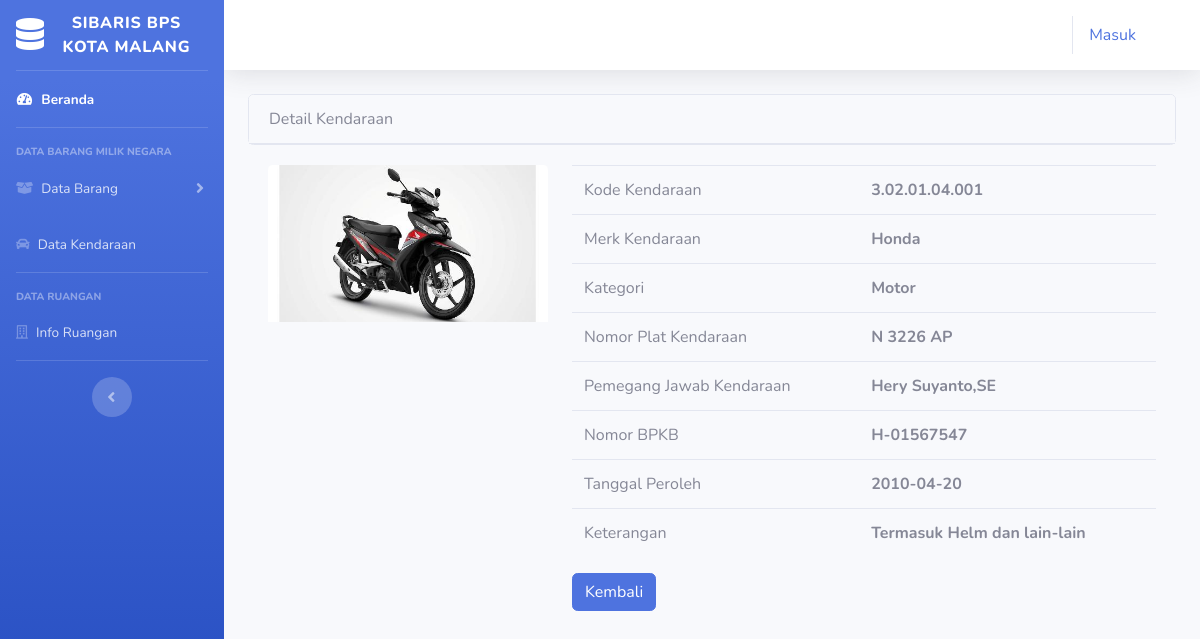
/index.php/Kendaraan/detail_kendaraan/11, run on the app's committed database.
### tables this page shows
CREATE TABLE `tb_kendaraan` (
  `id_kendaraan` int(11) NOT NULL,
  `kode_kendaraan` varchar(20) NOT NULL,
  `merk_kendaraan` varchar(50) NOT NULL,
  `tipe_kendaraan` varchar(50) NOT NULL,
  `kategori_kendaraan` varchar(15) NOT NULL,
  `nopol` varchar(20) NOT NULL,
  `pj_kendaraan` varchar(50) NOT NULL,
  `no_bpkb` varchar(25) NOT NULL,
  `tanggal_peroleh` date NOT NULL,
  `foto` varchar(100) NOT NULL,
  `keterangan` varchar(100) NOT NULL,
  `created` datetime NOT NULL DEFAULT CURRENT_TIMESTAMP,
  `modified` datetime DEFAULT NULL ON UPDATE CURRENT_TIMESTAMP
);

### application/controllers/Kendaraan.php (called while the page is built, shortened)
<?php
class Kendaraan extends CI_Controller {
    public function detail_kendaraan($id_kendaraan)
    {
        $data['kendaraan'] = $this->Model_kendaraan->detail_kendaraan($id_kendaraan);
        $this->load->view('templates/header');
        $this->load->view('templates/sidebar');
        $this->load->view('Detail_kendaraan', $data);
        $this->load->view('templates/footer');
    }
}
?>

### index.php (called while the page is built, shortened)
<?php
require_once BASEPATH.'core/CodeIgniter.php';

### application/models/Model_kendaraan.php (called while the page is built, shortened)
<?php
class Model_kendaraan extends CI_Model {
    public function detail_kendaraan($id_kendaraan)
    {
        $result =$this->db->where('id_kendaraan', $id_kendaraan)->get('tb_kendaraan');
        if($result->num_rows() > 0){
            return $result->result();
        } else{
            return false;
        }
    }
}
?>

### application/views/Detail_kendaraan.php (the view)
<div class="container-fluid">
    <div class="card">
    <div class="card-header">Detail Kendaraan</div>
    </div>
    <div class="card-body">
    <?php foreach($kendaraan as $kn): ?>
        <div class="row">
            <div class="col-md-4">
                <img src="<?php echo base_url().'/uploads/'.$kn->foto ?>" class="card-img-top">
            </div>
            <div class="col-md-8">
                <table class="table">
                    <tr>
                        <td>Kode Kendaraan</td>
                        <td><strong><?php echo $kn->kode_kendaraan ?></strong></td>
                    </tr>
                    <tr>
                        <td>Merk Kendaraan</td>
                        <td><strong><?php echo $kn->merk_kendaraan ?></strong></td>
                    </tr>
                    <tr>
                        <td>Kategori</td>
                        <td><strong><?php echo $kn->kategori_kendaraan ?></strong></td>
                    </tr>
                    <tr>
                        <td>Nomor Plat Kendaraan</td>
                        <td><strong><?php echo $kn->nopol ?></strong></td>
                    </tr>
                    <tr>
                        <td>Pemegang Jawab Kendaraan</td>
                        <td><strong><?php echo $kn->pj_kendaraan ?></strong></td>
                    </tr>
                    <tr>
                        <td>Nomor BPKB</td>
                        <td><strong><?php echo $kn->no_bpkb ?></strong></td>
                    </tr>
                    <tr>
                        <td>Tanggal Peroleh</td>
                        <td><strong><?php echo $kn->tanggal_peroleh ?></strong></td>
                    </tr>
                    <tr>
                        <td>Keterangan</td>
                        <td><strong><?php echo $kn->keterangan ?></strong></td>
                    </tr>
                </table>
                <a href="<?= base_url(); ?>Kendaraan" class="btn btn-primary">Kembali</a>
            </div>
        </div>
        <?php endforeach; ?>
    </div>
    </div>
</div>

### data on the page
tb_kendaraan: foto (picture), kode_kendaraan "3.02.01.04.001", merk_kendaraan "Honda", kategori_kendaraan "Motor", nopol "N 3226 AP", pj_kendaraan "Hery Suyanto,SE", no_bpkb "H-01567547", tanggal_peroleh "2010-04-20", keterangan "Termasuk Helm dan lain-lain"

### other printed values
anchor('Auth/login','Masuk') "Masuk"
